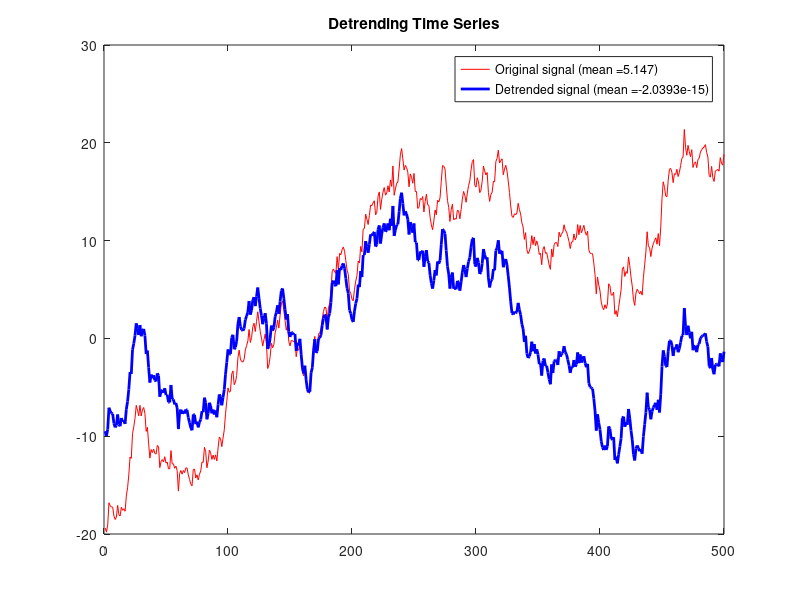

MATLAB code to generate this figure:
%% Linear detrending
% Author: Will Decker
% Code adapted from Mike X. Cohen's "Signal Processing Problems" course

%% Generate signal

% parameters

n = 500;
signal = cumsum(randn(1,n)) + linspace(-20, 20, n); % creates signal with noise and linear trend

% filter signal

detrendsig = detrend(signal);

%% Plot

figure(1), clf
plot(1:n, signal, 'r', 1:n, detrendsig, 'b', 'linew', 2)
legend({ [ 'Original signal (mean =' num2str(mean(signal)) ')' ]; ...
    ['Detrended signal (mean =' num2str(mean(detrendsig)) ')'] })
title('Detrending Time Series')

%%